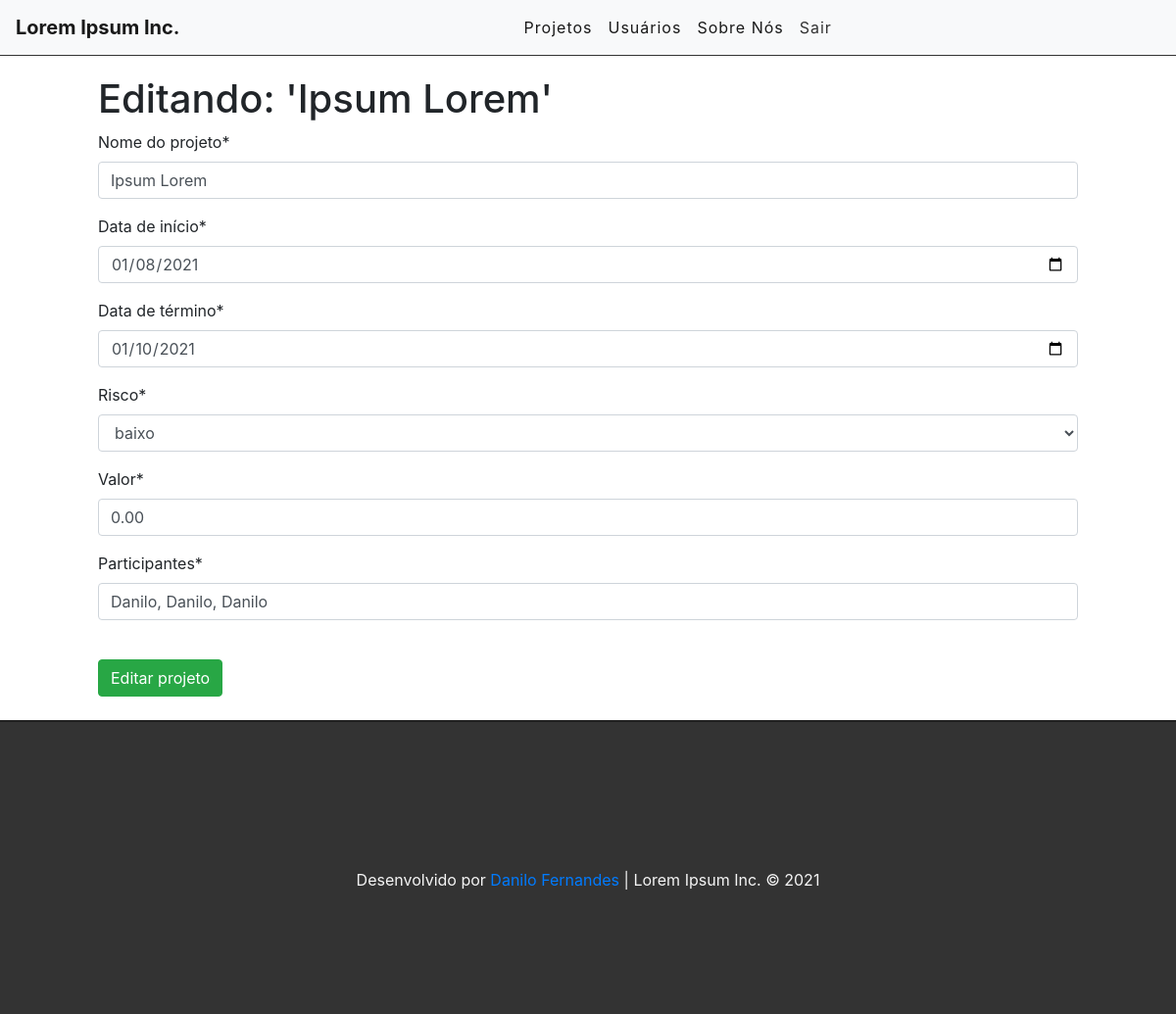
The app's page /edit/11 (signed in) with its own data.
### projects/models.py (models this page shows, shortened)
class Project(models.Model):
    OPTIONS = (
        (0, 'baixo'),
        (1, 'medio'),
        (2, 'alto'),
    )
    name = models.CharField('Nome do projeto', max_length=255)
    startData = models.DateField('Data de início', blank=False, auto_now=False)
    endData = models.DateField('Data de término', auto_now=False)
    risk = models.IntegerField(
        'Risco',choices=OPTIONS,
    )
    price = models.DecimalField('Valor',max_digits=10, decimal_places=2)
    stakeholders = models.CharField('Participantes', max_length=500, null=True)
    user = models.ForeignKey(get_user_model(), on_delete=models.CASCADE)
    created_at = models.DateTimeField(auto_now_add=True)
    updated_at = models.DateTimeField(auto_now=True)

### projects/views.py (the view)
# urls.py: path('edit/<int:id>', views.editProject, name='edit-project'),
@login_required
def editProject(request, id):
    project = get_object_or_404(Project, pk=id)
    form = ProjectForm(instance=project)
    if(request.method == 'POST'):
        form = ProjectForm(request.POST, instance=project)
        if(form.is_valid()):
            project.save()
            return redirect('/')
        else:
            return render(request, 'projects/editproject.html', {'form': form,  'project': project})
    else:
        return render(request, 'projects/editproject.html', {'form': form,  'project': project})

### projects/forms.py
class ProjectForm(forms.ModelForm):
    class Meta:
        model = Project
        fields = ['name', 'startData', 'endData', 'risk', 'price', 'stakeholders']
        widgets = {
            'startData': forms.DateInput(
                attrs={'class': 'input', 'type': 'date', 'placeholder': 'Insira a data de início'}),
            'endData': forms.DateInput(
                attrs={'class': 'input', 'type': 'date', 'placeholder': 'Insira a data de término'}),
            'price': forms.NumberInput(
                attrs={'class': 'input', 'type': 'number', 'name': 'dinheiro', 'id': 'dinheiro', 'step': '.01'}),
            'stakeholders': forms.TextInput(
                attrs={'class': 'input', 'name': 'stakeholders[]'}),
        }

### projects/templates/projects/editproject.html (shortened to what this page needs)
{% extends 'base.html' %}
{% load crispy_forms_tags %}
{% block content%}
<div class="offset-1 col-10 list-div">
    <h1>Editando: '{{project.name}}'</h1>
    <form method="POST">
        {{ form|crispy }} <br>
        <input type="submit" class="btn btn-success" value="Editar projeto">
    </form>
    <br>
</div>
{% endblock %}

### projects/static/css/styles.css (style rules this page uses)
.list-div { padding: 0; }

### records on screen
Project: name "Ipsum Lorem", startData "01/08/2021", endData "01/10/2021", risk "baixo", price "0.00", stakeholders "Danilo, Danilo, Danilo"
